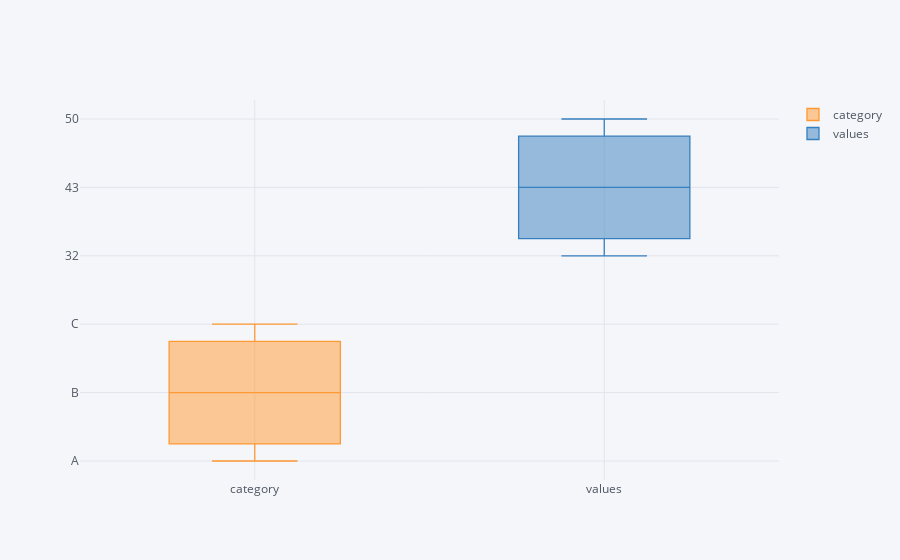

Source (notebook cell):
### Markdown cell above
## Boxplots

### Code cell
df2.iplot(kind='box')

### Figure 1 — Plotly figure (JSON) as saved in the notebook; plotly's stock layout.template omitted (floating-point values rounded to 4 significant figures)
{"data": [{"boxpoints": false, "line": {"width": 1.3}, "marker": {"color": "rgba(255, 153, 51, 1.0)"}, "name": "category", "orientation": "v", "type": "box", "y": ["A", "B", "C"]}, {"boxpoints": false, "line": {"width": 1.3}, "marker": {"color": "rgba(55, 128, 191, 1.0)"}, "name": "values", "orientation": "v", "type": "box", "y": [32, 43, 50]}], "layout": {"legend": {"bgcolor": "#F5F6F9", "font": {"color": "#4D5663"}}, "paper_bgcolor": "#F5F6F9", "plot_bgcolor": "#F5F6F9", "title": {"font": {"color": "#4D5663"}}, "xaxis": {"gridcolor": "#E1E5ED", "showgrid": true, "tickfont": {"color": "#4D5663"}, "title": {"font": {"color": "#4D5663"}, "text": ""}, "zerolinecolor": "#E1E5ED"}, "yaxis": {"gridcolor": "#E1E5ED", "showgrid": true, "tickfont": {"color": "#4D5663"}, "title": {"font": {"color": "#4D5663"}, "text": ""}, "zerolinecolor": "#E1E5ED"}}}
